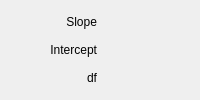
                       <widget class="QWidget" name="sfl3PLMTab">
                        <attribute name="title">
                         <string>Slope • Intercept • df</string>
                        </attribute>
                        <layout class="QGridLayout" name="gridLayout_52">
                         <item row="0" column="0">
                          <layout class="QGridLayout" name="gridLayout_25">
                           <item row="0" column="0">
                            <widget class="QLabel" name="sfl3PLMSlpLayer">
                             <property name="text">
                              <string>Slope</string>
                             </property>
                             <property name="alignment">
                              <set>Qt::AlignRight|Qt::AlignTrailing|Qt::AlignVCenter</set>
                             </property>
                            </widget>
                           </item>
                           <item row="0" column="1">
                            <widget class="QwtCounter" name="sfl3PLMSlpDSpin" native="true">
                             <property name="numButtons" stdset="0">
                              <number>1</number>
                             </property>
                            </widget>
                           </item>
                           <item row="1" column="0">
                            <widget class="QLabel" name="sfl3PLMIntLabel">
                             <property name="text">
                              <string>Intercept</string>
                             </property>
                             <property name="alignment">
                              <set>Qt::AlignRight|Qt::AlignTrailing|Qt::AlignVCenter</set>
                             </property>
                            </widget>
                           </item>
                           <item row="1" column="1">
                            <widget class="QwtCounter" name="sfl3PLMIntDSpin" native="true">
                             <property name="numButtons" stdset="0">
                              <number>1</number>
                             </property>
                            </widget>
                           </item>
                           <item row="2" column="0">
                            <widget class="QLabel" name="sfl3PLMDfLabel">
                             <property name="text">
                              <string>df</string>
                             </property>
                             <property name="alignment">
                              <set>Qt::AlignRight|Qt::AlignTrailing|Qt::AlignVCenter</set>
                             </property>
                            </widget>
                           </item>
                           <item row="2" column="1">
                            <widget class="QwtCounter" name="sfl3PLMDfDSpin" native="true">
                             <property name="numButtons" stdset="0">
                              <number>1</number>
                             </property>
                            </widget>
                           </item>
                          </layout>
                         </item>
                        </layout>
                       </widget>
